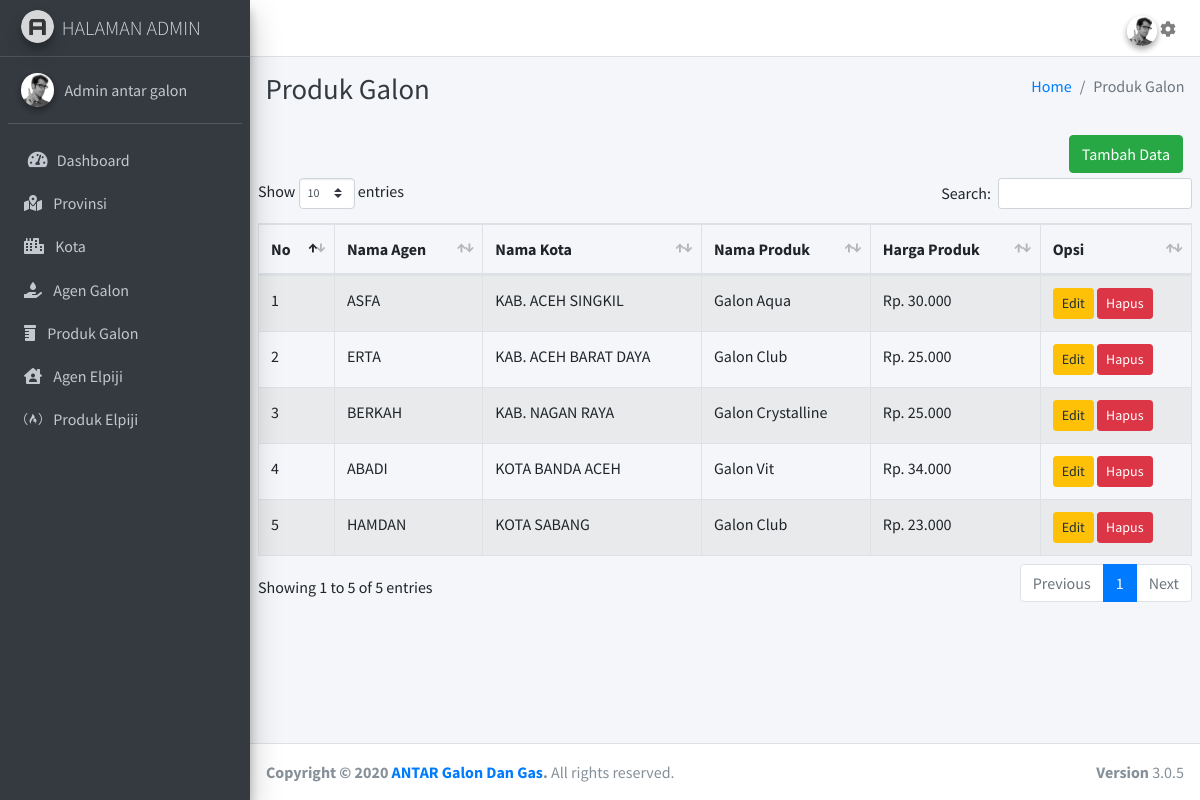
The page /pages/index.php?page=produk_galon on the database its author committed.
### tables this page shows
CREATE TABLE `produk_galon` (
  `id` int(11) NOT NULL,
  `id_kota` int(60) NOT NULL,
  `nama_agen` varchar(50) NOT NULL,
  `nama_kota` varchar(60) NOT NULL,
  `nama_produk` varchar(50) NOT NULL,
  `harga` int(20) NOT NULL
);

CREATE TABLE `kota` (
  `id` int(60) NOT NULL,
  `id_provinsi` int(2) NOT NULL,
  `nama_kota` tinytext NOT NULL
);

### pages/produk_galon/index.php (the view, shortened to what this page needs)
<?php
  include "../koneksi.php";
  $query = mysqli_query($koneksi, 'SELECT * FROM produk_galon INNER JOIN kota ON produk_galon.id_kota = kota.id');
?>
<div class="content-header">
  	<div class="container-fluid">
    	<div class="row mb-2">
      		<div class="col-sm-6">
        		<h1 class="m-0 text-dark">Produk Galon</h1>
      		</div>
      		<div class="col-sm-6">
        		<ol class="breadcrumb float-sm-right">
          			<li class="breadcrumb-item"><a href="#">Home</a></li>
          			<li class="breadcrumb-item active">Produk Galon</li>
        		</ol>
      		</div>
    	</div>
  	</div>
</div>
<section class="content">
	<button type="button" class="btn btn-sm float-right" data-toggle="modal" data-target="#modal-tambah">
    	<a href="index.php?page=tambah_produk_galon" class="btn btn-success">Tambah Data</a>
  	</button>
  	<br>
  	<br>
    	<table id="example1" class="table table-bordered table-striped">
      		<thead>
        		<tr>
          			<th>No</th>
					<th>Nama Agen</th>
					<th>Nama Kota</th>
		  			<th>Nama Produk</th>
          			<th>Harga Produk</th>
          			<th>Opsi</th>
        		</tr>
      		</thead>
      		<tbody>
        		<?php
          			$no = 1;
          			while ($produk_galon = mysqli_fetch_array($query)) {
        		?>
        		<tr>
          			<td><?=$no++?></td>
          			<td><?=$produk_galon['nama_agen']?></td>
					<td><?=$produk_galon['nama_kota']?></td>
					<td><?=$produk_galon['nama_produk']?></td>
		  			<td>Rp. <?=number_format($produk_galon['harga'],0,'','.')?></td>
          			<td>
						<a href="index.php?page=edit_produk_galon&&id=<?=$produk_galon['id']?>" class="btn btn-warning btn-sm">Edit</a>
            			<button type="button" class="btn btn-danger btn-sm" onclick="return deleteData(<?=$produk_galon['id']?>)">
              				Hapus
            			</button>
          			</td>
        		</tr>
        		<?php
        			}
        		?>
      		</tbody>
    	</table>
  	</div>

### rows shown on the page
produk_galon: nama_agen "ASFA", id_kota.nama_kota "KAB. ACEH SINGKIL", nama_produk "Galon Aqua", harga "30.000"
produk_galon: nama_agen "ERTA", id_kota.nama_kota "KAB. ACEH BARAT DAYA", nama_produk "Galon Club", harga "25.000"
produk_galon: nama_agen "BERKAH", id_kota.nama_kota "KAB. NAGAN RAYA", nama_produk "Galon Crystalline", harga "25.000"
produk_galon: nama_agen "ABADI", id_kota.nama_kota "KOTA BANDA ACEH", nama_produk "Galon Vit", harga "34.000"
produk_galon: nama_agen "HAMDAN", id_kota.nama_kota "KOTA SABANG", nama_produk "Galon Club", harga "23.000"
